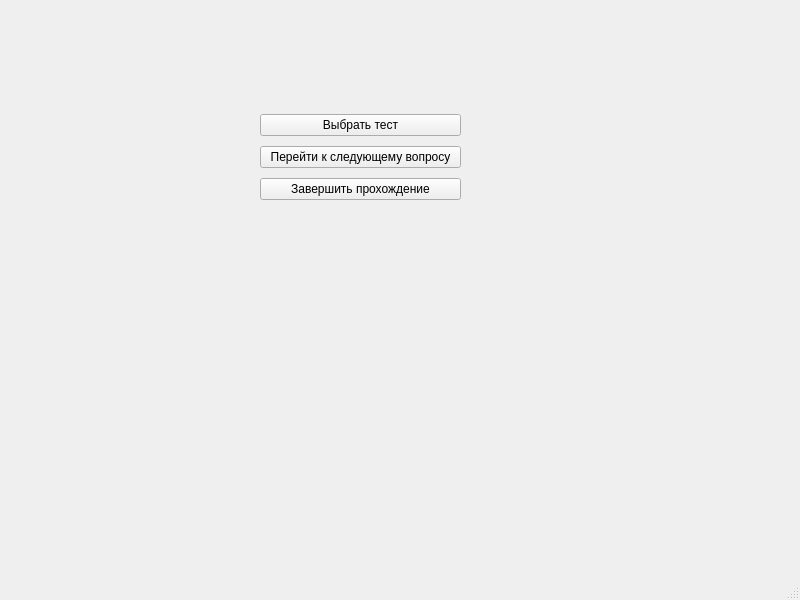
<?xml version="1.0" encoding="UTF-8"?>
<ui version="4.0">
 <class>MainWindow</class>
 <widget class="QMainWindow" name="MainWindow">
  <property name="geometry">
   <rect>
    <x>0</x>
    <y>0</y>
    <width>800</width>
    <height>600</height>
   </rect>
  </property>
  <property name="windowTitle">
   <string>MainWindow</string>
  </property>
  <widget class="QWidget" name="centralwidget">
   <widget class="QWidget" name="verticalLayoutWidget">
    <property name="geometry">
     <rect>
      <x>260</x>
      <y>110</y>
      <width>201</width>
      <height>95</height>
     </rect>
    </property>
    <layout class="QVBoxLayout" name="verticalLayout">
     <item>
      <widget class="QPushButton" name="pushButton_2">
       <property name="text">
        <string>Выбрать тест</string>
       </property>
      </widget>
     </item>
     <item>
      <widget class="QPushButton" name="pushButton">
       <property name="text">
        <string>Перейти к следующему вопросу</string>
       </property>
      </widget>
     </item>
     <item>
      <widget class="QPushButton" name="pushButton_3">
       <property name="text">
        <string>Завершить прохождение</string>
       </property>
      </widget>
     </item>
    </layout>
   </widget>
  </widget>
  <widget class="QMenuBar" name="menubar">
   <property name="geometry">
    <rect>
     <x>0</x>
     <y>0</y>
     <width>800</width>
     <height>18</height>
    </rect>
   </property>
  </widget>
  <widget class="QStatusBar" name="statusbar"/>
 </widget>
 <resources/>
 <connections/>
</ui>
